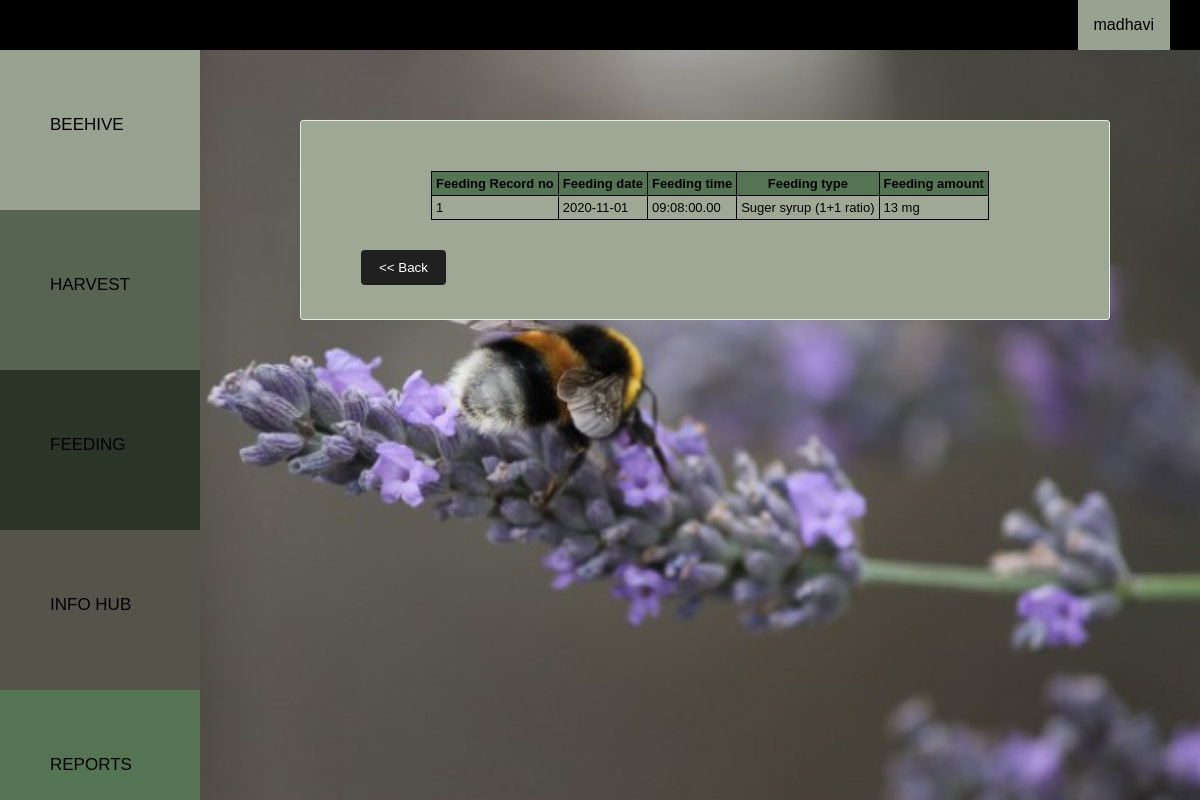
Page /src/php/bk_ffeedingreport.php?beehiveno2=1 (signed in) on the earlier database version.
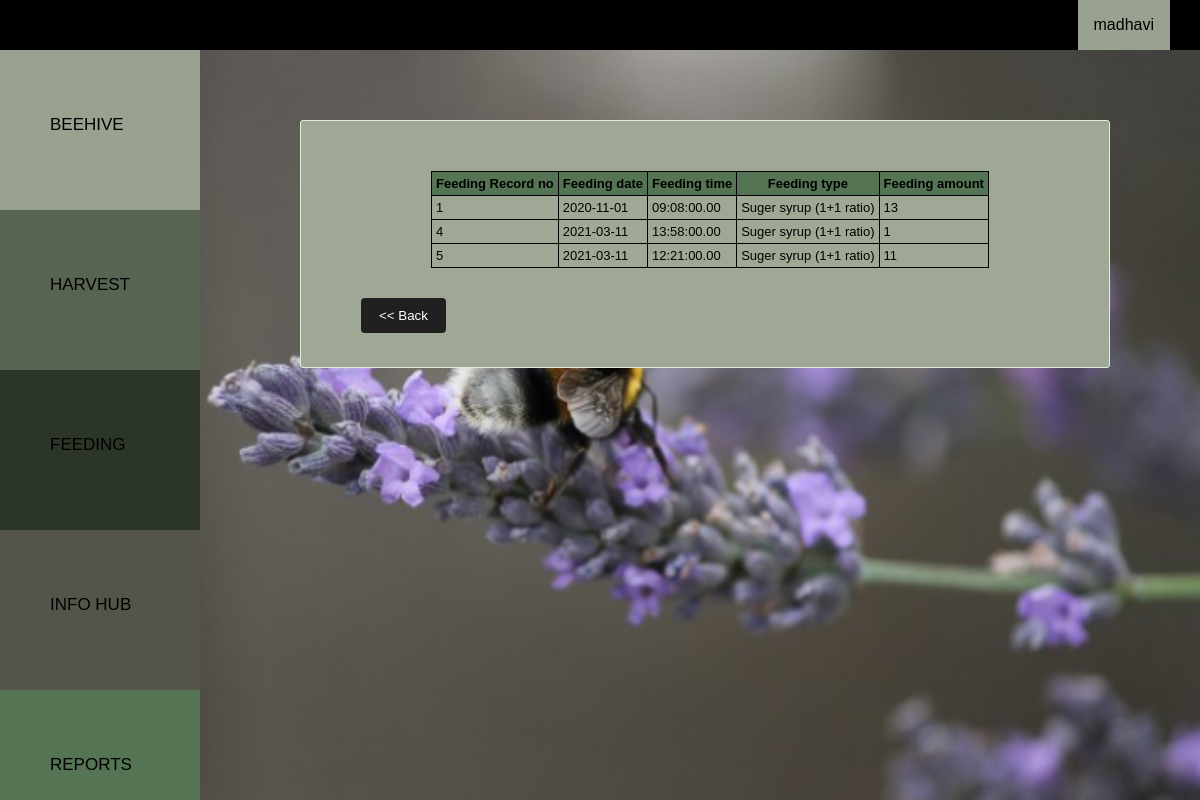
Same page on the later database version.
### tables this page shows
CREATE TABLE `feeding` (
  `FeedingRecNo` int(10) NOT NULL,
  `userID` int(10) NOT NULL,
  `beehiveno` int(10) NOT NULL,
  `date` date NOT NULL,
  `fdate` date NOT NULL,
  `ftime` time(2) NOT NULL,
  `feedingtype` varchar(50) NOT NULL,
  `famount` varchar(20) NOT NULL,
  `unit` varchar(5) NOT NULL,
  `is_deleted` tinyint(1) NOT NULL DEFAULT 0
);

### src/php/bk_ffeedingreport.php (the view, shortened to what this page needs)
<html>
	<head>
      <link rel="stylesheet" type="text/CSS" href="../../public/css/bk_style.css">
      <link rel="stylesheet" type="text/CSS" href="../../public/css/bk_catstyle.css">
	</head>
	<body>
<?php include('bk_navbar.php');
        include('bk_sidenavbar.php');?>
<div class="main">
<div class="bhivecontainer">
<br/><br/>
           <center> <table >
                <tr style="background-color:#547454">
                <th>Feeding Record no</th>
                <th>Feeding date</th>
                <th>Feeding time</th>
                <th>Feeding type</th>
                <th>Feeding amount</th>
                </tr>
			<?php
if(isset($_GET['beehiveno2'])){
$sql = "SELECT FeedingRecNo,fdate,ftime,feedingtype,famount FROM feeding where beehiveno='".$_GET['beehiveno2']."' and userID='".$_SESSION['userid']."'";
mysqli_query($connection, $sql);
$result = mysqli_query($connection,$sql);
		while($row=mysqli_fetch_assoc($result)){
            echo '<tr >';
            echo '<td>';
        echo $row['FeedingRecNo'];
        echo '</td>';
            echo '<td>';
        echo $row['fdate'];
        echo '</td>';
        echo '<td>';
        echo $row['ftime'];
        echo '</td>';
        echo '<td>';
        echo $row['feedingtype'];
        echo '</td>';
        echo '<td>';
        echo $row['famount'];
        echo '</td>';
        echo '</tr>';
		}}?>
            </table></center>
            <form  action="bk_reports.php" method="post" >
        <div class="row">
        <input type="submit" value="<< Back" name="back" >
        </div>
        </form>
</div>
</div>
	</body>
</html>

### src/php/bk_navbar.php (shortened to what this page needs)
<html>
<head>
<link rel="stylesheet" type="text/CSS" href="../../public/css/bk_style.css">
</head>
<body>
<div class="topnav">
  <div class="dropdown">
  <button onclick="myFunction()" class="dropbtn"><?php echo $_SESSION['username']; ?></button>
</div>
</div>
</body>
</html>

### src/php/bk_sidenavbar.php
<html>
<head>
<link rel="stylesheet" type="text/CSS" href="../../public/css/bk_catstyle.css">
</head>
<body>
<div class="sidenav">
  <a href="beekeeperindex.php" style="background-color:#99a290"><font type="arial" >BEEHIVE</font></a>
  <a href="bk_harvest.php" style="background-color:#576452"><font type="arial">HARVEST</arial></a>
  <a href="bk_feeding.php" style="background-color:#2b3528"><font type="arial">FEEDING</arial></a>
  <a href="bk_infohub.php" style="background-color:#54544a"><font type="arial">INFO HUB</arial></a>
  <a href="bk_reports.php" style="background-color:#547454">REPORTS</a></li>
</div>
</body>
</html>

### public/css/bk_style.css (style rules this page uses)
body { margin: 0; font-family: Arial, Helvetica, sans-serif; }
a { text-decoration:none; }
.topnav { top: 0; height: 50px; position: fixed; background-color: black; width: 100%; }
.dropdown { float: right; overflow: hidden; padding-right: 30px; }
.dropdown .dropbtn { font-size: 16px; border: none; outline: none; color: black; padding: 14px 16px; height: 50px; font-family: inherit; margin: 0; background-color:#99a290; }
.bhivecontainer { background-color: #9fa895; padding: 20px 50px 20px 60px; border: 1px solid rgb(222, 240, 219); border-radius: 3px; font-size: 13.5px; }
.row:after { content: ""; display: table; clear: both; }
input[type=submit] { background-color: #202020; color: white; padding: 10px 18px; border: none; border-radius: 4px; cursor: pointer; float: left; }
table, td , tr, th { border: 1px solid black; border-collapse: collapse; font-size: 13px; table-layout: fixed; padding:4px; }

### public/css/bk_catstyle.css (style rules this page uses)
body { margin: 0; font-family: Arial; background-position: center; background-repeat: no-repeat; background-size: cover; background-attachment: fixed; background-image: url(../img/12.png); }
.sidenav { margin-top: 50px; height: 100%; width: 200px; position: fixed; top: 0; left: 0; overflow-x: hidden; }
.sidenav a { text-decoration: none; font-size: 17px; color: black; display: block; width:100%; padding-left: 50px; padding-top: 40px; line-height: 70px; height: 20%; box-sizing: border-box; border-bottom: 0px solid #333; transition: .5s; }
.main { margin-left: 300px; margin-right: 90px; margin-bottom: 50px; margin-top: 120px; }
* { box-sizing: border-box; }

Differences in the rows shown:
changed feeding id 1: famount "13 mg" → "13"
added feeding: FeedingRecNo "4", fdate "2021-03-11", ftime "13:58:00.00", feedingtype "Suger syrup (1+1 ratio)", famount "1"
added feeding: FeedingRecNo "5", fdate "2021-03-11", ftime "12:21:00.00", feedingtype "Suger syrup (1+1 ratio)", famount "11"
